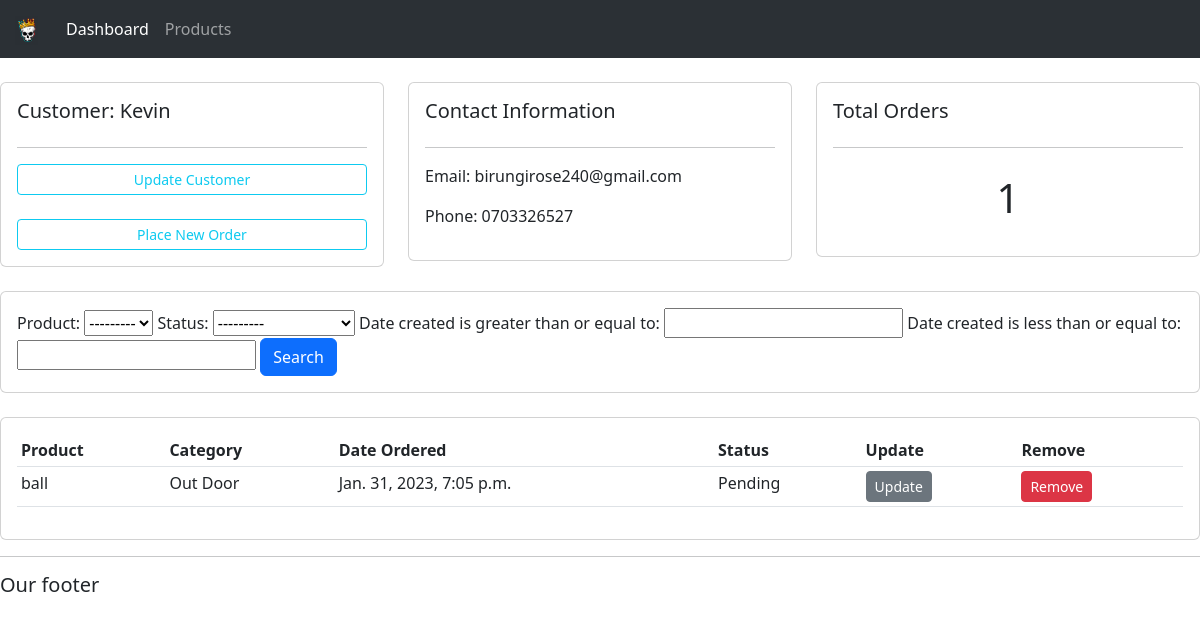
The app's page /customer/1/, older data.
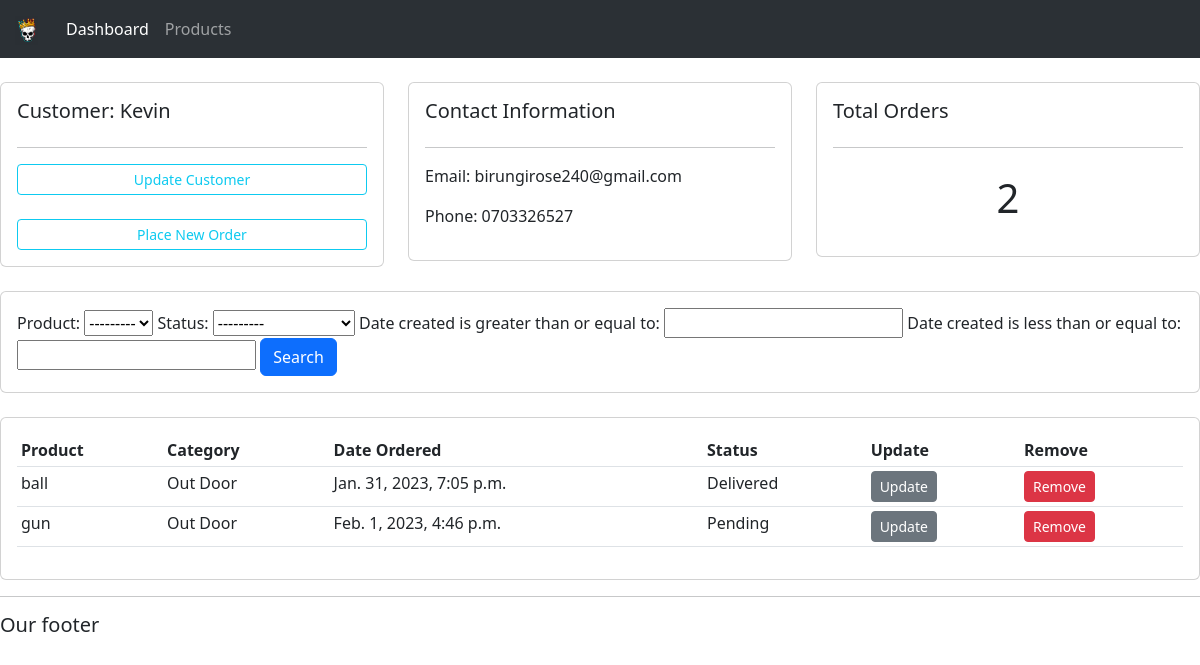
The same page, newer data.
### accounts/models.py (models this page shows)
class Order(models.Model):
    STATUS = (
        ('Pending', 'Pending'),
        ('Out for delivery', 'Out for Delivery'),
        ('Delivered', 'Delivered'),
    )
    cutomer = models.ForeignKey(Customer, null=True, on_delete=models.SET_NULL)#when order is deleted the customer will stay in the database but with a null value for order
    product = models.ForeignKey(Product, null=True, on_delete=models.SET_NULL)
    date_created = models.DateTimeField(auto_now_add=True, null=True)
    status = models.CharField(max_length=200, null=True, choices=STATUS)

class Product(models.Model):
    CATEGORY = (
        ('Indoor', 'Indoor'),
        ('Out Door', 'Out Door')
    )
    name = models.CharField(max_length=200, null=True)
    price = models.FloatField(null=True)
    category = models.CharField(max_length=200, null=True, choices=CATEGORY)
    description = models.CharField(max_length=255, null=True)
    date_created = models.DateTimeField(auto_now_add=True, null=True)
    tags = models.ManyToManyField(Tag)#different products can have more than one tag so we use a many to many relationship
    def __str__(self):
        return self.name

### accounts/views.py (the view)
# urls.py: path('customer/<str:pk>/', views.customer, name='customer'),
def customer(request, pk):
    customer = Customer.objects.get(id=pk)
    orders = customer.order_set.all()#this will show the orders of the customer with the id
    myfilter = OrderFilter(request.GET, queryset=orders)
    orders = myfilter.qs #this will allow the orders to be searched using qs(queryset)
    context = {
        'customer': customer,
        'orders': orders,
        'myfilter': myfilter
    }
    return render(request, 'accounts/customer.html', context)

### accounts/templates/accounts/customer.html
{% extends 'accounts/main.html' %}
{% block content %}
<br>
<div class="row">
    <div class="col-md">
        <div class="card card-body">
            <h5>Customer:    {{ customer.name.title }}</h5>
            <hr>
            <a class="btn btn-outline-info btn-sm btn-block" href="">Update Customer</a>
            <br>
            <a class="btn btn-outline-info btn-sm btn-block" href="{% url 'createOrder' customer.id %}">Place New Order</a>
        </div>
    </div>
    <div class="col-md">
        <div class="card card-body">
            <h5>Contact Information</h5>
            <hr>
            <p>Email: {{ customer.email }}</p>
            <p>Phone: {{ customer.phone }}</p>
        </div>
    </div>
    <div class="col-md">
        <div class="card card-body">
            <h5>Total Orders</h5>
            <hr>
            <h1 style="text-align: center; padding: 10px">{{ orders.count }}</h1>
        </div>
    </div>
</div>
<br>
<div class="row">
    <div class="col">
        <div class="card card-body">
            <form method="GET">
                {{ myfilter.form }}
                <button class="btn btn-primary" type="submit">Search</button>
            </form>
        </div>
    </div>
</div>
<br>
<div class="row">
    <div class="col-md">
        <div class="card card-body">
            <table class="table table-sm">
                <tr>
                    <th>Product</th>
                    <th>Category</th>
                    <th>Date Ordered</th>
                    <th>Status</th>
                    <th>Update</th>
                    <th>Remove</th>
                </tr>
                {% for order in orders %}
                <tr>
                    <td>{{order.product}}</td>
                    <td>{{order.product.category}}</td>
                    <td>{{order.date_created}}</td>
                    <td>{{order.status}}</td>
                    <td><a class="btn btn-sm btn-secondary" href="#">Update</a></td>
                    <td><a class="btn btn-sm btn-danger" href="#">Remove</a></td>
                </tr>
                {% endfor %}
            </table>
        </div>
    </div>
</div>
{% endblock %}

Row changes from the older to the newer data that the page shows:
changed Order "ball": status "Pending" → "Delivered"
added Order: product "gun", product.category "Out Door", date_created "Feb. 1, 2023, 4:46 p.m.", status "Pending"
Text that changed along with them:
{{ orders.count }}: "1" → "2"
